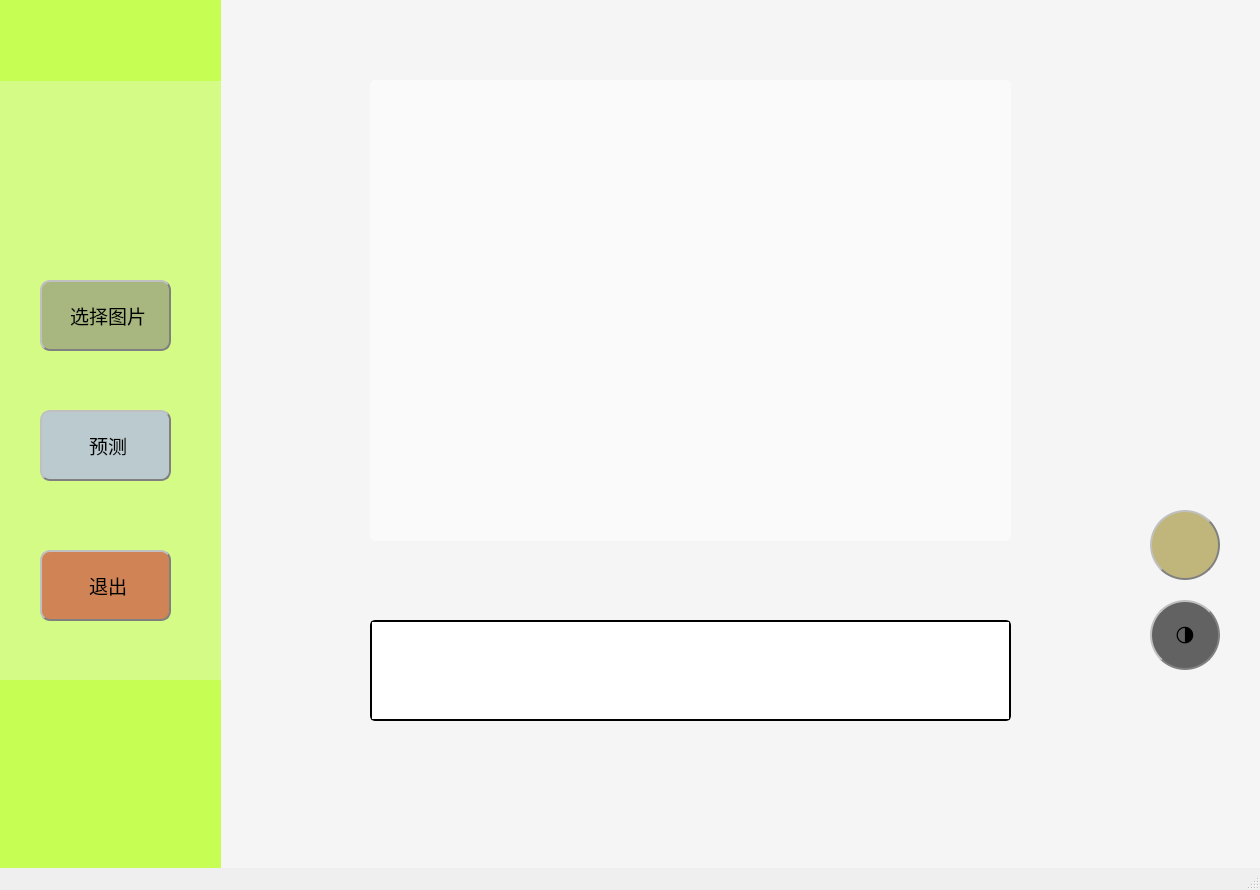
<?xml version="1.0" encoding="UTF-8"?>
<ui version="4.0">
 <class>MainWindow</class>
 <widget class="QMainWindow" name="MainWindow">
  <property name="geometry">
   <rect>
    <x>0</x>
    <y>0</y>
    <width>1260</width>
    <height>890</height>
   </rect>
  </property>
  <property name="windowTitle">
   <string>植物预测</string>
  </property>
  <property name="windowIcon">
   <iconset resource="interface.qrc">
    <normaloff>:/image/flower-tulip.png</normaloff>:/image/flower-tulip.png</iconset>
  </property>
  <property name="windowOpacity">
   <double>1.000000000000000</double>
  </property>
  <property name="autoFillBackground">
   <bool>true</bool>
  </property>
  <property name="styleSheet">
   <string notr="true"/>
  </property>
  <widget class="QWidget" name="centralwidget">
   <property name="styleSheet">
    <string notr="true">QPushButton{
        border-radius: 10px; 
        border: 2px groove gray;
        border-style: outset;
  
}</string>
   </property>
   <widget class="QPushButton" name="select_image_button">
    <property name="geometry">
     <rect>
      <x>40</x>
      <y>280</y>
      <width>131</width>
      <height>71</height>
     </rect>
    </property>
    <property name="font">
     <font>
      <family>Arial</family>
      <pointsize>14</pointsize>
      <weight>50</weight>
      <italic>false</italic>
      <bold>false</bold>
      <underline>false</underline>
     </font>
    </property>
    <property name="styleSheet">
     <string notr="true">QPushButton{
background-color:rgba(139,139,122, 0.6);
}</string>
    </property>
    <property name="text">
     <string> 选择图片</string>
    </property>
    <property name="icon">
     <iconset>
      <normaloff>C:/Users/ZTL/Downloads/picture.png</normaloff>C:/Users/ZTL/Downloads/picture.png</iconset>
    </property>
   </widget>
   <widget class="QPushButton" name="predict_button">
    <property name="geometry">
     <rect>
      <x>40</x>
      <y>410</y>
      <width>131</width>
      <height>71</height>
     </rect>
    </property>
    <property name="font">
     <font>
      <family>Arial</family>
      <pointsize>14</pointsize>
     </font>
    </property>
    <property name="styleSheet">
     <string notr="true">QPushButton{
background-color: rgba(170, 170, 255, 0.6);
}</string>
    </property>
    <property name="text">
     <string> 预测</string>
    </property>
    <property name="icon">
     <iconset>
      <normaloff>C:/Users/ZTL/Downloads/comment-pen.png</normaloff>C:/Users/ZTL/Downloads/comment-pen.png</iconset>
    </property>
   </widget>
   <widget class="QPushButton" name="exit_button">
    <property name="geometry">
     <rect>
      <x>40</x>
      <y>550</y>
      <width>131</width>
      <height>71</height>
     </rect>
    </property>
    <property name="font">
     <font>
      <family>Arial</family>
      <pointsize>14</pointsize>
     </font>
    </property>
    <property name="styleSheet">
     <string notr="true">QPushButton{
background-color: rgba(205, 51, 51, 0.6);
}</string>
    </property>
    <property name="text">
     <string> 退出</string>
    </property>
    <property name="icon">
     <iconset>
      <normaloff>C:/Users/ZTL/Downloads/exit.png</normaloff>C:/Users/ZTL/Downloads/exit.png</iconset>
    </property>
   </widget>
   <widget class="QGraphicsView" name="image2predict">
    <property name="geometry">
     <rect>
      <x>370</x>
      <y>80</y>
      <width>641</width>
      <height>461</height>
     </rect>
    </property>
    <property name="styleSheet">
     <string notr="true">QGraphicsView{
        border-radius: 5px; 
        border: 2px white blueviolet;
background-color:rgba(255,255,255, 0.5)
}</string>
    </property>
   </widget>
   <widget class="QTextBrowser" name="textBrowser">
    <property name="geometry">
     <rect>
      <x>370</x>
      <y>620</y>
      <width>641</width>
      <height>101</height>
     </rect>
    </property>
    <property name="font">
     <font>
      <family>Arial</family>
      <pointsize>36</pointsize>
     </font>
    </property>
    <property name="styleSheet">
     <string notr="true">QTextBrowser{
        border-radius: 5px; 
        border: 2px black blueviolet;
        border-style: outset;
        text-align: center
}</string>
    </property>
   </widget>
   <widget class="QLabel" name="sidebar">
    <property name="geometry">
     <rect>
      <x>0</x>
      <y>0</y>
      <width>221</width>
      <height>871</height>
     </rect>
    </property>
    <property name="styleSheet">
     <string notr="true">QLabel{
background-color:rgba(192, 255, 62, 0.6);
}</string>
    </property>
    <property name="text">
     <string/>
    </property>
   </widget>
   <widget class="QLabel" name="avatar">
    <property name="geometry">
     <rect>
      <x>60</x>
      <y>120</y>
      <width>101</width>
      <height>101</height>
     </rect>
    </property>
    <property name="styleSheet">
     <string notr="true">border-image: url(:/image/logo.png);</string>
    </property>
    <property name="text">
     <string/>
    </property>
   </widget>
   <widget class="QLabel" name="background">
    <property name="geometry">
     <rect>
      <x>0</x>
      <y>-20</y>
      <width>1261</width>
      <height>861</height>
     </rect>
    </property>
    <property name="styleSheet">
     <string notr="true">border-image: url(:/image/bg.jpg);</string>
    </property>
    <property name="text">
     <string/>
    </property>
   </widget>
   <widget class="QLabel" name="label">
    <property name="geometry">
     <rect>
      <x>0</x>
      <y>680</y>
      <width>221</width>
      <height>181</height>
     </rect>
    </property>
    <property name="styleSheet">
     <string notr="true">border-image: url(:/image/pexels-dominika-roseclay-1877920.jpg);</string>
    </property>
    <property name="text">
     <string/>
    </property>
   </widget>
   <widget class="QLabel" name="label_2">
    <property name="geometry">
     <rect>
      <x>0</x>
      <y>680</y>
      <width>221</width>
      <height>201</height>
     </rect>
    </property>
    <property name="styleSheet">
     <string notr="true">QLabel{
background-color:rgba(192, 255, 62, 0.7);
}</string>
    </property>
    <property name="text">
     <string/>
    </property>
   </widget>
   <widget class="QLabel" name="label_3">
    <property name="geometry">
     <rect>
      <x>0</x>
      <y>0</y>
      <width>221</width>
      <height>81</height>
     </rect>
    </property>
    <property name="styleSheet">
     <string notr="true">border-image: url(:/image/pexels-min-an-1650035.jpg);</string>
    </property>
    <property name="text">
     <string/>
    </property>
   </widget>
   <widget class="QLabel" name="label_4">
    <property name="geometry">
     <rect>
      <x>0</x>
      <y>0</y>
      <width>221</width>
      <height>81</height>
     </rect>
    </property>
    <property name="styleSheet">
     <string notr="true">QLabel{
background-color:rgba(192, 255, 62, 0.7);
}</string>
    </property>
    <property name="text">
     <string/>
    </property>
   </widget>
   <widget class="QLabel" name="label_5">
    <property name="geometry">
     <rect>
      <x>0</x>
      <y>0</y>
      <width>1311</width>
      <height>881</height>
     </rect>
    </property>
    <property name="styleSheet">
     <string notr="true">background-color: rgba(255, 255, 255,0.4);</string>
    </property>
    <property name="text">
     <string/>
    </property>
   </widget>
   <widget class="QPushButton" name="mode_button">
    <property name="geometry">
     <rect>
      <x>1150</x>
      <y>600</y>
      <width>70</width>
      <height>70</height>
     </rect>
    </property>
    <property name="minimumSize">
     <size>
      <width>70</width>
      <height>70</height>
     </size>
    </property>
    <property name="maximumSize">
     <size>
      <width>70</width>
      <height>70</height>
     </size>
    </property>
    <property name="font">
     <font>
      <family>Arial</family>
      <pointsize>14</pointsize>
     </font>
    </property>
    <property name="styleSheet">
     <string notr="true">QPushButton{
background-color: rgba(0, 0, 0, 0.6);
border-radius:35px
}</string>
    </property>
    <property name="text">
     <string>🌗</string>
    </property>
   </widget>
   <widget class="QPushButton" name="clear_button">
    <property name="geometry">
     <rect>
      <x>1150</x>
      <y>510</y>
      <width>70</width>
      <height>70</height>
     </rect>
    </property>
    <property name="minimumSize">
     <size>
      <width>70</width>
      <height>70</height>
     </size>
    </property>
    <property name="maximumSize">
     <size>
      <width>70</width>
      <height>70</height>
     </size>
    </property>
    <property name="font">
     <font>
      <family>Arial</family>
      <pointsize>14</pointsize>
     </font>
    </property>
    <property name="styleSheet">
     <string notr="true">QPushButton{
background-color: rgba(139, 117, 0, 0.5);
border-radius:35px
}</string>
    </property>
    <property name="text">
     <string/>
    </property>
    <property name="icon">
     <iconset resource="interface.qrc">
      <normaloff>:/image/broom.png</normaloff>:/image/broom.png</iconset>
    </property>
    <property name="iconSize">
     <size>
      <width>24</width>
      <height>24</height>
     </size>
    </property>
   </widget>
   <zorder>background</zorder>
   <zorder>label_5</zorder>
   <zorder>sidebar</zorder>
   <zorder>select_image_button</zorder>
   <zorder>predict_button</zorder>
   <zorder>exit_button</zorder>
   <zorder>textBrowser</zorder>
   <zorder>avatar</zorder>
   <zorder>label</zorder>
   <zorder>label_2</zorder>
   <zorder>label_3</zorder>
   <zorder>label_4</zorder>
   <zorder>image2predict</zorder>
   <zorder>mode_button</zorder>
   <zorder>clear_button</zorder>
  </widget>
  <widget class="QMenuBar" name="menubar">
   <property name="geometry">
    <rect>
     <x>0</x>
     <y>0</y>
     <width>1260</width>
     <height>23</height>
    </rect>
   </property>
  </widget>
  <widget class="QStatusBar" name="statusbar"/>
 </widget>
 <resources>
  <include location="interface.qrc"/>
 </resources>
 <connections/>
</ui>
